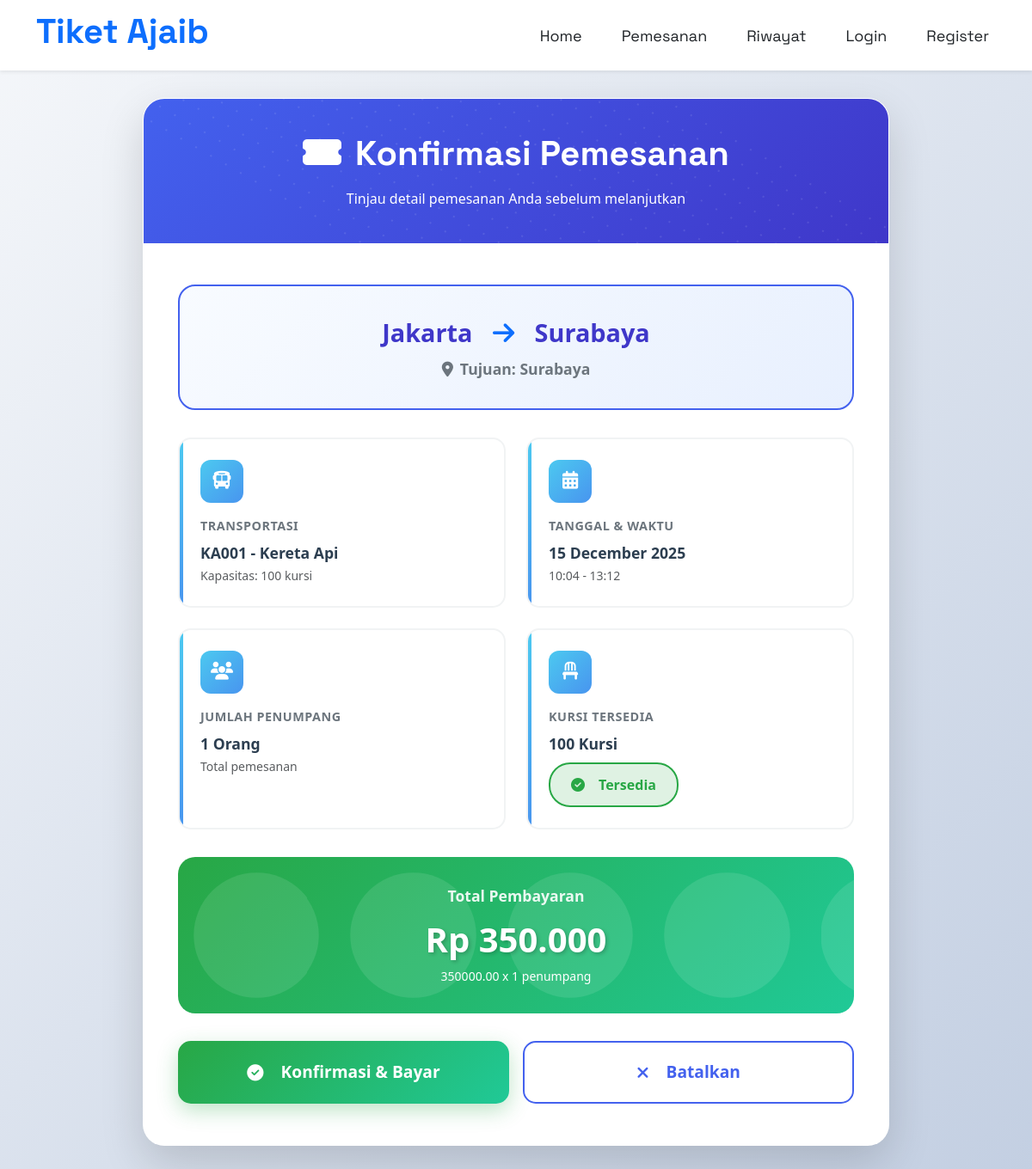
The page /frontend/konfirmasi.php?id_rute=11 on the database its author committed.
### tables this page shows
CREATE TABLE `rute` (
  `id_rute` int NOT NULL,
  `tujuan` varchar(100) DEFAULT NULL,
  `rute_awal` varchar(100) NOT NULL,
  `rute_ahir` varchar(100) NOT NULL,
  `harga` decimal(12,2) NOT NULL,
  `id_transportasi` int NOT NULL
);

CREATE TABLE `transportasi` (
  `id_transportasi` int NOT NULL,
  `kode` varchar(20) NOT NULL,
  `jumlah_kursi` int NOT NULL,
  `keterangan` text,
  `id_type_transportasi` int NOT NULL
);

CREATE TABLE `type_transportasi` (
  `id_type_transportasi` int NOT NULL,
  `nama_type` varchar(50) NOT NULL,
  `keterangan` text
);

### frontend/konfirmasi.php (the view, shortened to what this page needs)
<?php
include '../config/connection.php';
include 'partials/header.php';
include 'partials/navbar.php';
$id_rute   = intval($_GET['id_rute'] ?? 0);
$tanggal   = $_GET['tgl'] ?? date('Y-m-d');
$jumlah    = intval($_GET['jml'] ?? 1);
$sql = "
    SELECT
        r.id_rute,
        r.tujuan,
        r.rute_awal,
        r.rute_ahir,
        r.harga,
        t.kode,
        t.jumlah_kursi,
        ty.nama_type,
        j.id_jadwal,
        TIME_FORMAT(j.jam_berangkat, '%H:%i') AS jam_berangkat,
        TIME_FORMAT(j.jam_tiba, '%H:%i') AS jam_tiba,
        (t.jumlah_kursi - IFNULL((
            SELECT COUNT(*) FROM pemesanan p2
            WHERE p2.id_rute = r.id_rute
              AND p2.tanggal_berangkat = '{$tanggal}'
        ), 0)) AS kursi_tersisa
    FROM rute r
    JOIN transportasi t ON r.id_transportasi = t.id_transportasi
    JOIN type_transportasi ty ON t.id_type_transportasi = ty.id_type_transportasi
    JOIN jadwal j ON r.id_rute = j.id_rute
    WHERE r.id_rute = {$id_rute}
    ORDER BY j.jam_berangkat ASC
    LIMIT 1
";
$res = mysqli_query($conn, $sql);
$rute = mysqli_fetch_assoc($res);
$total = $rute['harga'] * $jumlah;
$kursi_tersisa = intval($rute['kursi_tersisa']);
$boleh_pesan = ($kursi_tersisa >= $jumlah && $jumlah > 0);
function h($v)
{
    return htmlspecialchars($v ?? '', ENT_QUOTES);
}
?>
<!doctype html>
<html lang="id">
<head>
    <link href="https://cdn.jsdelivr.net/npm/bootstrap@5.3.0/dist/css/bootstrap.min.css" rel="stylesheet">
    <link rel="stylesheet" href="https://cdnjs.cloudflare.com/ajax/libs/font-awesome/6.4.0/css/all.min.css">
</head>
<body>
    <div class="confirmation-container">
        <div class="confirmation-card fade-in-up">
            <div class="card-header-custom text-center">
                <h1 class="fw-bold mb-3">
                    <i class="fas fa-ticket-alt me-3"></i>Konfirmasi Pemesanan
                </h1>
                <p class="mb-0 opacity-90">Tinjau detail pemesanan Anda sebelum melanjutkan</p>
            </div>
            <div class="card-body-custom">
                <div class="route-section">
                    <div class="route-main">
                        <?= h($rute['rute_awal']) ?>
                        <i class="fas fa-arrow-right mx-3 text-primary"></i>
                        <?= h($rute['rute_ahir']) ?>
                    </div>
                    <div class="route-sub">
                        <i class="fas fa-map-marker-alt me-2"></i>Tujuan: <?= h($rute['tujuan']) ?>
                    </div>
                </div>
                <div class="info-grid">
                    <div class="info-card">
                        <div class="info-icon">
                            <i class="fas fa-bus"></i>
                        </div>
                        <div class="info-label">Transportasi</div>
                        <div class="info-value"><?= h($rute['kode']) ?> - <?= h($rute['nama_type']) ?></div>
                        <small class="text-muted">Kapasitas: <?= h($rute['jumlah_kursi']) ?> kursi</small>
                    </div>
                    <div class="info-card">
                        <div class="info-icon">
                            <i class="fas fa-calendar-alt"></i>
                        </div>
                        <div class="info-label">Tanggal & Waktu</div>
                        <div class="info-value"><?= date("d F Y", strtotime($tanggal)) ?></div>
                        <small class="text-muted">
                            <?= h($rute['jam_berangkat']) ?> - <?= h($rute['jam_tiba']) ?>
                        </small>
                    </div>
                    <div class="info-card">
                        <div class="info-icon">
                            <i class="fas fa-users"></i>
                        </div>
                        <div class="info-label">Jumlah Penumpang</div>
                        <div class="info-value"><?= $jumlah ?> Orang</div>
                        <small class="text-muted">Total pemesanan</small>
                    </div>
                    <div class="info-card">
                        <div class="info-icon">
                            <i class="fas fa-chair"></i>
                        </div>
                        <div class="info-label">Kursi Tersedia</div>
                        <div class="info-value"><?= $kursi_tersisa ?> Kursi</div>
                        <div class="mt-2">
                            <span class="seat-status <?= $kursi_tersisa > 0 ? 'seat-available' : 'seat-unavailable' ?>">
                                <i class="fas <?= $kursi_tersisa > 0 ? 'fa-check-circle' : 'fa-exclamation-circle' ?> me-2"></i>
                                <?= $kursi_tersisa > 0 ? 'Tersedia' : 'Habis' ?>
                            </span>
                        </div>
                    </div>
                </div>
                <?php if (!$boleh_pesan): ?>
                    <div class="alert-custom text-center">
                        <i class="fas fa-exclamation-triangle fa-2x mb-3 text-danger"></i>
                        <h4 class="text-danger fw-bold">Kursi Tidak Mencukupi</h4>
                        <p class="mb-0">Maaf, kursi yang tersedia tidak mencukupi untuk jumlah penumpang yang dipilih.</p>
                    </div>
                    <div class="text-center">
                        <a href="javascript:history.back()" class="btn-cancel">
                            <i class="fas fa-arrow-left me-2"></i>Kembali ke Pencarian
                        </a>
                    </div>
                <?php else: ?>
                    <div class="summary-section">
                        <div class="summary-label">Total Pembayaran</div>
                        <div class="summary-amount">Rp <?= number_format($total, 0, ',', '.') ?></div>
                        <small class="text-white opacity-90">
                            <?= h($rute['harga']) ?> x <?= $jumlah ?> penumpang
                        </small>
                    </div>
                    <form method="POST" action="simpan_pemesanan.php">
                        <div class="action-buttons">
                            <button type="submit" class="btn-confirm">
                                <i class="fas fa-check-circle me-2"></i>Konfirmasi & Bayar
                            </button>
                            <a href="hasil_cari.php" class="btn-cancel">
                                <i class="fas fa-times me-2"></i>Batalkan
                            </a>
                        </div>
                    </form>
                <?php endif; ?>
            </div>
        </div>
    </div>
</body>
</html>

### frontend/konfirmasi.php (style rules this page uses)
:root { --primary-blue: #4361ee; --primary-light: #4895ef; --primary-dark: #3f37c9; --gradient-primary: linear-gradient(135deg, #4361ee 0%, #3f37c9 100%); --gradient-secondary: linear-gradient(135deg, #4cc9f0 0%, #4895ef 100%); --gradient-success: linear-gradient(135deg, #28a745, #20c997); --gradient-warning: linear-gradient(135deg, #ffc107, #fd7e14); --gradient-bg: linear-gradient(135deg, #f5f7fa 0%, #c3cfe2 100%); }
body { background: var(--gradient-bg); min-height: 100vh; font-family: 'Segoe UI', Tahoma, Geneva, Verdana, sans-serif; }
.confirmation-container { max-width: 900px; margin: 0 auto; padding: 2rem 1rem; }
.confirmation-card { background: white; border-radius: 25px; box-shadow: 0 20px 50px rgba(0, 0, 0, 0.15); overflow: hidden; border: 1px solid rgba(255, 255, 255, 0.2); backdrop-filter: blur(10px); }
.card-header-custom { background: var(--gradient-primary); color: white; padding: 2.5rem 2rem; border-bottom: none; position: relative; overflow: hidden; }
.card-header-custom::before { content: ''; position: absolute; top: -50%; left: -50%; width: 200%; height: 200%; background: radial-gradient(circle, rgba(255, 255, 255, 0.1) 1px, transparent 1px); background-size: 20px 20px; transform: rotate(30deg); animation: float 20s linear infinite; }
.card-body-custom { padding: 3rem 2.5rem; }
.route-section { background: linear-gradient(135deg, #f8fbff, #e8f0fe); border-radius: 20px; padding: 2rem; margin-bottom: 2rem; text-align: center; border: 2px solid var(--primary-blue); position: relative; overflow: hidden; }
.route-main { font-size: 1.8rem; font-weight: 800; color: var(--primary-dark); margin-bottom: 0.5rem; }
.route-sub { color: #6c757d; font-size: 1.1rem; font-weight: 600; }
.info-grid { display: grid; grid-template-columns: repeat(auto-fit, minmax(300px, 1fr)); gap: 1.5rem; margin-bottom: 2rem; }
.info-card { background: white; border-radius: 15px; padding: 1.5rem; border: 2px solid #f1f3f4; transition: all 0.3s ease; position: relative; overflow: hidden; }
.info-card::before { content: ''; position: absolute; top: 0; left: 0; width: 4px; height: 100%; background: var(--gradient-secondary); }
.info-icon { width: 50px; height: 50px; background: var(--gradient-secondary); border-radius: 12px; display: flex; align-items: center; justify-content: center; color: white; font-size: 1.3rem; margin-bottom: 1rem; }
.info-label { color: #6c757d; font-size: 0.9rem; font-weight: 600; margin-bottom: 0.5rem; text-transform: uppercase; letter-spacing: 0.5px; }
.info-value { color: #2c3e50; font-weight: 700; font-size: 1.1rem; margin: 0; }
.summary-section { background: var(--gradient-success); border-radius: 20px; padding: 2rem; margin: 2rem 0; text-align: center; position: relative; overflow: hidden; }
.summary-section::before { content: ''; position: absolute; top: 0; left: 0; right: 0; bottom: 0; }
.summary-label { color: rgba(255, 255, 255, 0.9); font-size: 1.1rem; font-weight: 600; margin-bottom: 0.5rem; position: relative; }
.summary-amount { color: white; font-size: 2.5rem; font-weight: 800; margin: 0; text-shadow: 2px 2px 4px rgba(0, 0, 0, 0.2); position: relative; }
.seat-status { display: inline-flex; align-items: center; gap: 0.5rem; padding: 0.75rem 1.5rem; border-radius: 25px; font-weight: 700; font-size: 1rem; }
.seat-available { background: rgba(40, 167, 69, 0.15); color: #28a745; border: 2px solid #28a745; }
.action-buttons { display: grid; grid-template-columns: 1fr 1fr; gap: 1rem; margin-top: 2rem; }
.btn-confirm { background: var(--gradient-success); border: none; border-radius: 15px; padding: 1.25rem 2rem; font-weight: 700; font-size: 1.2rem; transition: all 0.3s ease; color: white; box-shadow: 0 8px 25px rgba(40, 167, 69, 0.3); display: flex; align-items: center; justify-content: center; gap: 0.75rem; text-decoration: none; }
.btn-cancel { background: white; border: 2px solid var(--primary-blue); border-radius: 15px; padding: 1.25rem 2rem; font-weight: 700; font-size: 1.2rem; transition: all 0.3s ease; color: var(--primary-blue); text-decoration: none; display: flex; align-items: center; justify-content: center; gap: 0.75rem; }
.fade-in-up { animation: fadeInUp 0.6s ease-out; }

### rows shown on the page
rute: rute_awal "Jakarta", rute_ahir "Surabaya", tujuan "Surabaya", id_transportasi.kode "KA001", type_transportasi.nama_type "Kereta Api", id_transportasi.jumlah_kursi "100", harga "350.000", harga "350000.00"

### other values the page prints
$rute['jam_berangkat'] "10:04"
$rute['jam_tiba'] "13:12"
$jumlah "1"
$kursi_tersisa "100"
